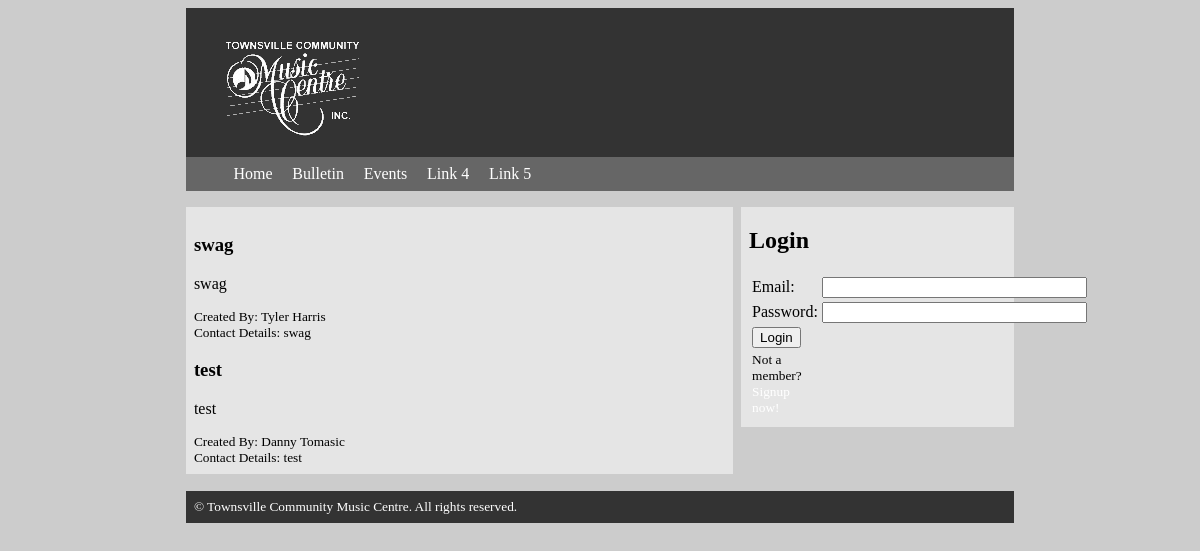
/a2-AlmostFinal/bulletin.php, run on the app's committed database.
### tables this page shows
CREATE TABLE "bulletin_board" (
  "id" integer NOT NULL PRIMARY KEY AUTOINCREMENT,
  "title" text NOT NULL,
  "body" text NOT NULL,
  "date_created" text NOT NULL,
  "date_expires" text NOT NULL,
  "created_by" integer NOT NULL,
  "contact_preference" text NOT NULL,
  FOREIGN KEY ("id") REFERENCES "users" ("id") ON DELETE NO ACTION ON UPDATE NO ACTION,
  FOREIGN KEY ("created_by") REFERENCES "users" ("id") ON DELETE NO ACTION ON UPDATE NO ACTION
);

CREATE TABLE "users" (
  "id" integer NULL PRIMARY KEY AUTOINCREMENT,
  "first_name" text NULL,
  "last_name" text NULL,
  "email" text NULL,
  "address" text NULL,
  "phone_day" integer NULL,
  "phone_after_hours" integer NULL,
  "mobile" integer NULL,
  "password" text NULL,
  "membership_type" integer NULL DEFAULT '0'
);

### a2-AlmostFinal/bulletin.php (the view, shortened to what this page needs)
<?php
	include("dbconnect.php");
?>
<!DOCTYPE html PUBLIC "-//W3C//DTD XHTML 1.0 Transitional//EN" "http://www.w3.org/TR/xhtml1/DTD/xhtml1-transitional.dtd">
<html xmlns="http://www.w3.org/1999/xhtml">
	<?php include("inc/header.php"); ?>
	<body>
    	<div id="main-wrapper">
            <?php include("inc/navigation.php"); ?>
            <section id="main-content">
                <article>
                    <div>
                        <?php
							$sql = "SELECT * FROM bulletin_board";
							$currentDate = date("d.m.Y");
							$currentDate = new DateTime($currentDate);
							foreach($dbh->query($sql) as $row) {
								$dbExpiryDate = new DateTime($row['date_expires']);
								if($currentDate <= $dbExpiryDate) {
									$query = $dbh->query("SELECT first_name, last_name FROM users WHERE id='$row[created_by]'");
									$result = $query->fetch(PDO::FETCH_ASSOC);
									echo '<h1>' . $row["title"] . '</h1>';
									echo '<p>' . $row['body'] . '</p>';
									echo '<small>Created By: ' . $result['first_name'] . ' ' . $result['last_name'] . '</small><br />';
									echo '<small>Contact Details: ' . $row['contact_preference'] . '</small>';
								} else {
									$remove = "DELETE FROM bulletin_board WHERE id = '$row[id]'";
									if($dbh->exec($remove)) {
									}
								}
							}
						?>
                    </div>
                </article>
            </section>
            <aside>
                <div class="side-box">
                	<?php
						function displayLogin() {
							if (!$_SESSION['id']) {
								echo "<table><form action='bulletin.php' method='post'><tr>"
								."<h1>Login</h1>"
								."<td>Email:</td><td><input type='text' name='email' size='30'></td></tr>"
								."<tr><td>Password:</td><td><input type='password' name='password' size='30'></td></tr>"
								."<tr><td><input type='submit' value='Login' name='login'></td></tr>"
								."<tr><td><small>Not a member?<a href='register.php'>Signup now!</a></small></td></tr>"
								."</form></table>";
							}
						}
						displayLogin();
					?>
                </div>
            </aside>
            <?php include("inc/footer.php"); ?>
        </div>
	</body>
</html>

### a2-AlmostFinal/style.css (style rules this page uses)
* { -webkit-box-sizing: border-box; -moz-box-sizing: border-box; box-sizing: border-box; }
body { background: #cccccc; }
#main-wrapper { width: 70%; margin: 0 auto; }
.primary ul li a, a:link { text-decoration: none; color: #FFFFFF; }
#main-content { background: #E5E5E5; float: left; width: 66%; padding: 1% 1% 1% 1%; color: #000000; margin-bottom: 2%; }
aside { width: 33%; background: #E5E5E5; float: right; }
.side-box { padding: 0% 3% 3% 3%; }
footer a, a:link { text-decoration: none; color: #FFFFFF; }

### data on the page
bulletin_board: title "swag", body "swag", created_by.first_name "Tyler", created_by.last_name "Harris", contact_preference "swag"
bulletin_board: title "test", body "test", created_by.first_name "Danny", created_by.last_name "Tomasic", contact_preference "test"
